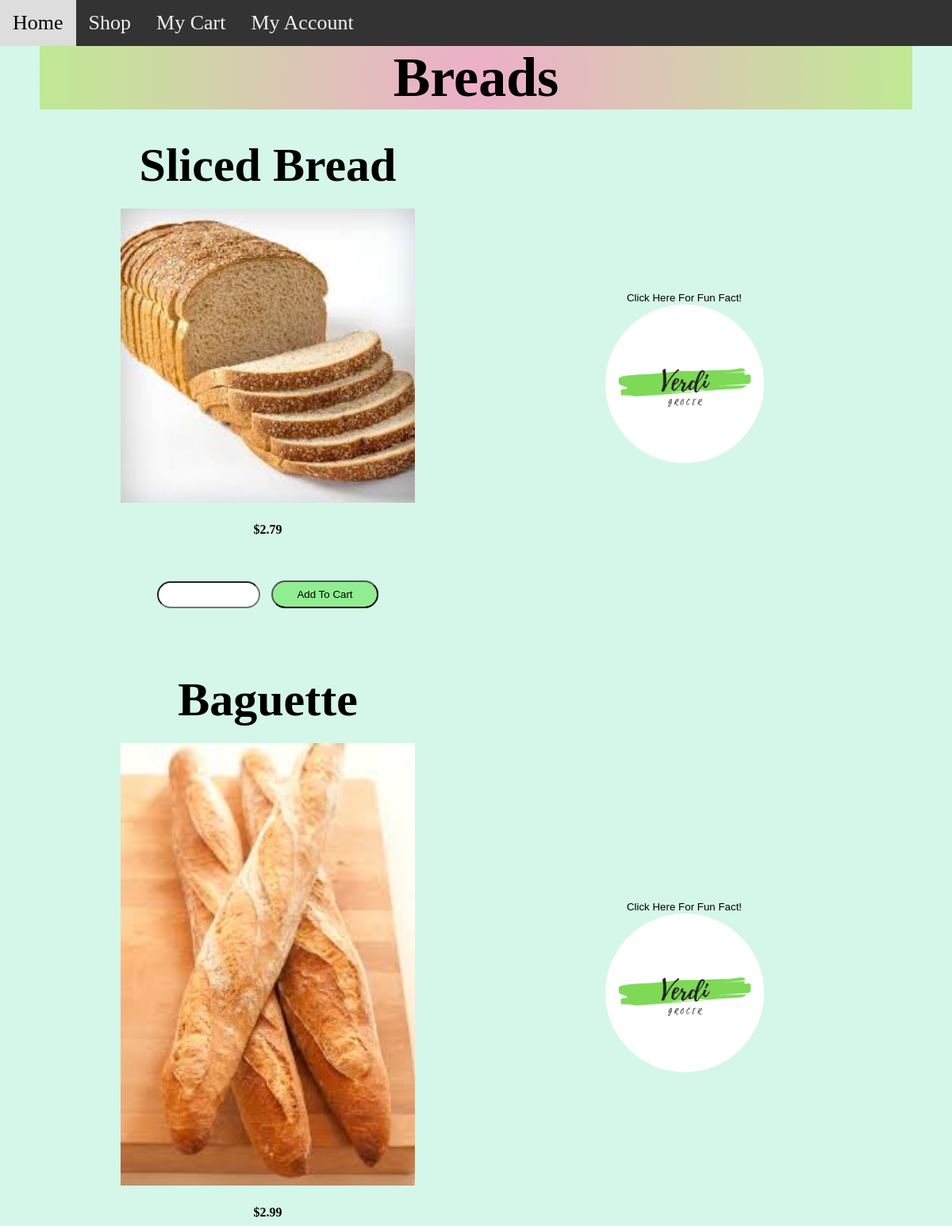
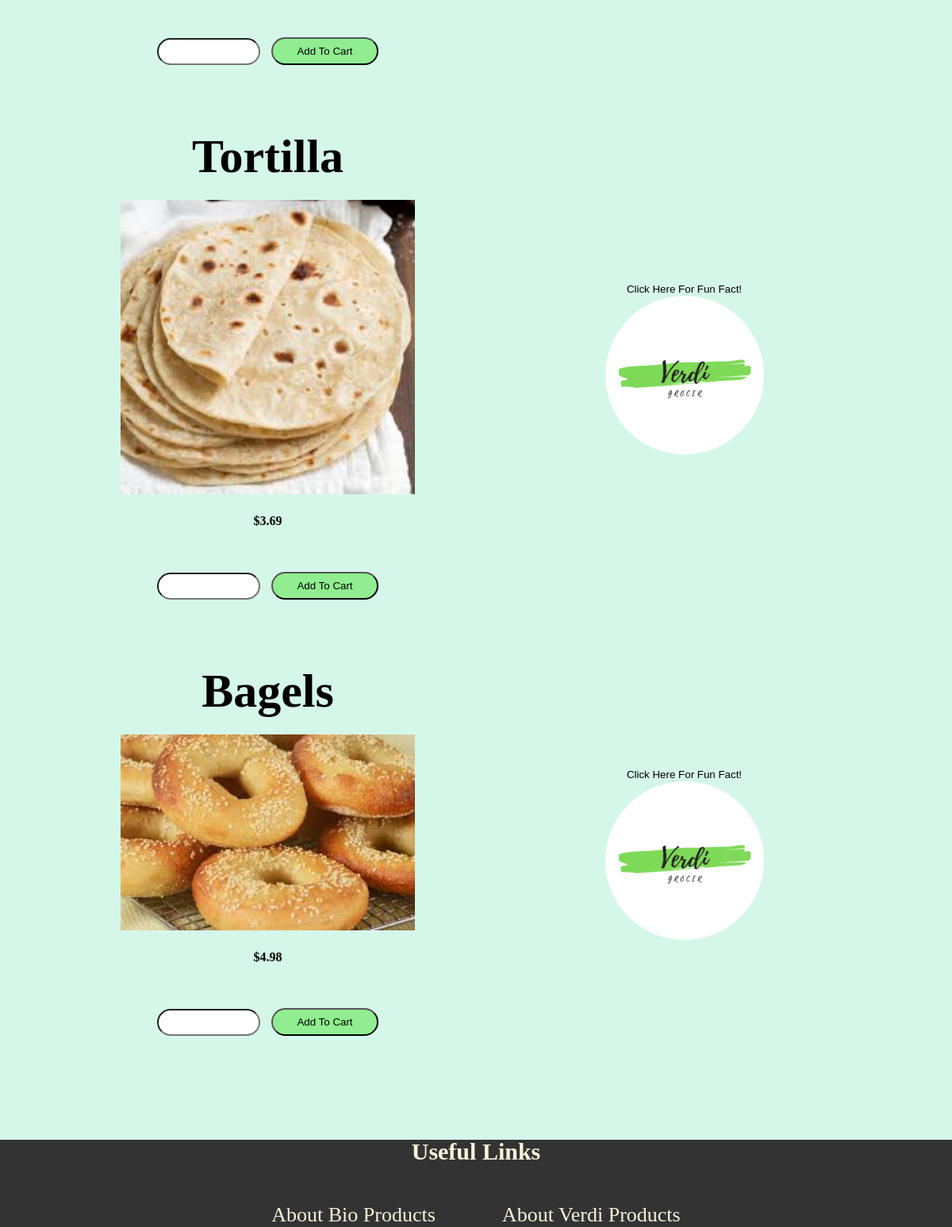
Page /verdi/P3_Breads.php on the committed database (2 pictures, top to bottom).
### tables this page shows
CREATE TABLE `products` (
  `product_id` int(3) NOT NULL,
  `product_name` varchar(255) NOT NULL,
  `product_link` varchar(255) NOT NULL,
  `product_img` text NOT NULL,
  `product_price` varchar(255) NOT NULL,
  `prod_price_calc_p4` varchar(255) NOT NULL,
  `priceVar` varchar(255) NOT NULL,
  `product_facts` text NOT NULL,
  `product_inventory` varchar(255) NOT NULL,
  `product_qty` varchar(255) NOT NULL,
  `product_addToCart_P3` varchar(255) NOT NULL,
  `product_id_p4` varchar(255) NOT NULL,
  `product_add_p4` varchar(255) NOT NULL,
  `product_data_p4` varchar(255) NOT NULL,
  `product_delete_p4` varchar(255) NOT NULL,
  `product_remove_p4` varchar(255) NOT NULL,
  `product_total_price` varchar(255) NOT NULL,
  `visible` varchar(255) NOT NULL
);

### verdi/P3_Breads.php (the view, shortened to what this page needs)
<!DOCTYPE html>
<html lang="en">
<head>
    <link rel="stylesheet" href="myStyle.css">
</head>
<?php  include "db.php"?>
<div>
        <header class="topnav">
            <a href="P1.php">Home</a>
            <a href="P2.php">Shop</a>
            <a href="P4_php.php">My Cart</a>
            <a href="P5.php">My Account</a>
        </header>
        <div class="Aisles">
            <h1>Breads</h1>
        </div>
</div>
<body>
<div class="products">
        <div class="products_row">
        <?php
$query = "SELECT * FROM products";
$select_products = mysqli_query($connection, $query);
while($row = mysqli_fetch_assoc($select_products))
{
    $product_id = $row['product_id'];
    $product_name = $row['product_name'];
    $product_img = $row['product_img'];
    $product_price = $row['product_price'];
    $product_qty = $row['product_qty'];
    $product_addToCart_P3 = $row['product_addToCart_P3'];
    $visible=$row['visible'];
    if($product_id>16)
    {
    ?>
            <div class="col-2">
                <h1><?php echo $product_name; ?></h1>
                <img src="picturesD/<?php echo $product_img;?>">
                <h4><?php echo $product_price;?></h4>
                <input type="number" value="1" min="0" id="<?php echo $product_qty; ?>">
                <button href="" class="first_button" onclick="<?php echo $product_addToCart_P3; ?>">Add To Cart</button>
            </div>
            <div class="col-2">
            <button class="poof" onclick="<?php echo $visible?>">Click Here For Fun Fact!</button>
                <img src="picturesD/Verdi.jpg" class="img1">
            </div>
            <?php
    }
    ?>
            <?php
}
?>
        </div>
    </div>
    <footer>
            <div class="final_row">
                <br><br>
                <div style="background-color:#333; color:beige; max-width:100%">
                <h2>Useful Links</h2>
                <ul>
                    <li><a href="http://www.omafra.gov.on.ca/english/crops/facts/10-013w.htm"style="background-color:#333; color:beige">About Bio Products</a></li>
                    <li><a href="https://en.wikipedia.org/wiki/Giuseppe_Verdi"style="background-color:#333; color:beige">About Verdi Products</a></li>
                </ul>
</div>
            </div>
    </footer>
</body>
</html>

### verdi/myStyle.css (style rules this page uses)
* { margin: 0; padding: 0; box-sizing: border-box; }
.topnav { overflow: hidden; background-color: #333; }
.topnav a { float: left; color: #f2f2f2; text-align: center; padding: 14px 16px; text-decoration: none; font-family: 'Brush Script MT'; font-size: 26px; }
div ul { list-style-type: none; text-align: center; }
div ul li { margin-right: 40px; margin-left: 40px; text-align: center; display: inline-block; }
.img1 { max-width: 200px; max-height: 200px; display: block; margin-left: auto; margin-right: auto; border-radius: 50%; width: 100%; }
a { text-decoration: none; color: black; font-family: 'Brush Script MT'; font-size: 26px; }
.col-2 { flex-basis: 50%; min-width: 300px; text-align: center; }
.col-2 img { display: block; margin-left: auto; margin-right: auto; width: 75%; height: auto; }
.col-2 h1 { font-family: Georgia, 'Times New Roman', Times, serif; text-align: center; font-size: 60px; line-height: 60px; margin: 25px; }
.col-2 h4 { font-family: Georgia, 'Times New Roman', Times, serif; text-align: center; margin: 25px; }
.first_button { display: inline-block; background: #90EE90; padding: 8px 30px; margin: 30px 0; border-radius: 30px; }
.final_row h2 { font-family: Georgia, 'Times New Roman', Times, serif; text-align: center; font-size: 30px; line-height: 30px; margin: 50px; }
.Aisles h1 { font-family: Georgia, 'Times New Roman', Times, serif; text-align: center; max-width: 1100px; margin: auto; padding-left: 25px; padding-right: 25px; font-size: 70px; background: rgb(238, 174, 202); background: radial-gradient(circle, rgba(238, 174, 202, 1) 0%, rgba(192, 233, 148, 1) 100%); }
.products_row { display: flex; align-items: center; flex-wrap: wrap; justify-content: space-around; }
.products { max-width: 1100px; margin: auto; padding-left: 25px; padding-right: 25px; }
.products .col-2 { padding: 15px; }
.col-2 input { font-weight: bold; font-size: 12px; width: 130px; padding: 8px 30px; margin-right: 10px; border-radius: 30px; text-align: center; }
.poof { background-color: rgb(213, 247, 233); border: none; }

### verdi/P3_Breads.php (style rules this page uses)
body { background-color: rgb(213, 247, 233); }

### rows in the picture
products: product_name "Sliced Bread", product_img (picture), product_price "$2.79"
products: product_name "Baguette", product_img (picture), product_price "$2.99"
products: product_name "Tortilla", product_img (picture), product_price "$3.69"
products: product_name "Bagels", product_img (picture), product_price "$4.98"
